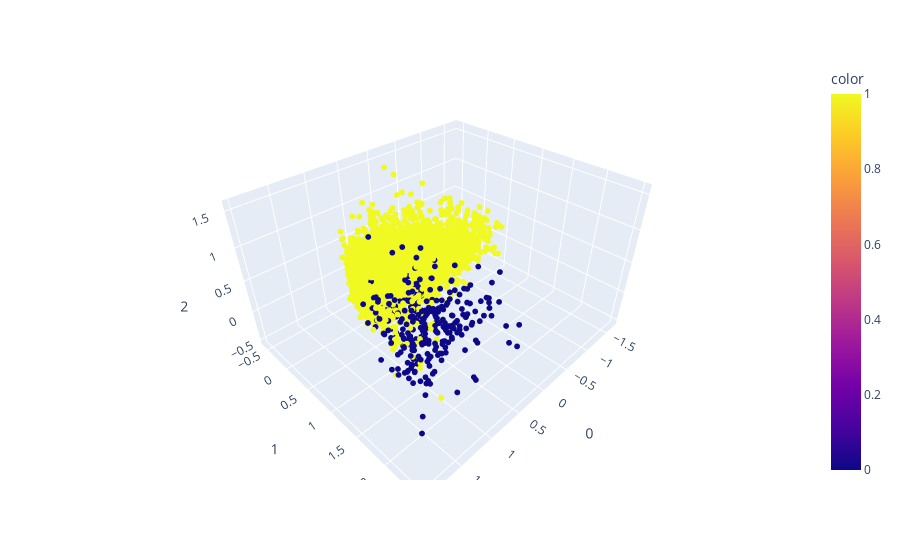

Notebook source saved alongside this figure:
### Code cell
pca = PCA(n_components=3)
X_pca = pca.fit_transform(X)
print(pca.explained_variance_ratio_)
fig = px.scatter_3d(X_pca, x=0, y=1, z=2, color=y)
fig.update_traces(marker=dict(size=2))
fig.show()
fig.write_html('wykres_pca_3d_zadanie_2.html')

### Figure 1 — Plotly figure (JSON) as saved in the notebook; plotly's stock layout.template omitted (floating-point values rounded to 4 significant figures; data arrays with more than 128 entries replaced by an {"elided": "..."} marker saying what was removed)
{"data": [{"hovertemplate": "0=%{x}<br>1=%{y}<br>2=%{z}<br>color=%{marker.color}<extra></extra>", "legendgroup": "", "marker": {"color": {"elided": "10000 int values"}, "coloraxis": "coloraxis", "size": 2, "symbol": "circle"}, "mode": "markers", "name": "", "scene": "scene", "showlegend": false, "type": "scatter3d", "x": {"elided": "10000 float values"}, "y": {"elided": "10000 float values"}, "z": {"elided": "10000 float values"}}], "layout": {"coloraxis": {"colorbar": {"title": {"text": "color"}}, "colorscale": [[0, "#0d0887"], [0.1111, "#46039f"], [0.2222, "#7201a8"], [0.3333, "#9c179e"], [0.4444, "#bd3786"], [0.5556, "#d8576b"], [0.6667, "#ed7953"], [0.7778, "#fb9f3a"], [0.8889, "#fdca26"], [1, "#f0f921"]]}, "legend": {"tracegroupgap": 0}, "margin": {"t": 60}, "scene": {"domain": {"x": [0, 1], "y": [0, 1]}, "xaxis": {"title": {"text": "0"}}, "yaxis": {"title": {"text": "1"}}, "zaxis": {"title": {"text": "2"}}}}}
